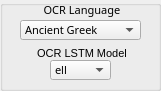
   <widget class="QGroupBox" name="OCRgroupBox">
    <property name="geometry">
     <rect>
      <x>590</x>
      <y>470</y>
      <width>161</width>
      <height>91</height>
     </rect>
    </property>
    <property name="toolTip">
     <string>OCR  Language Group</string>
    </property>
    <property name="title">
     <string/>
    </property>
    <widget class="QComboBox" name="OCRlangComboBox">
     <property name="geometry">
      <rect>
       <x>20</x>
       <y>20</y>
       <width>121</width>
       <height>20</height>
      </rect>
     </property>
     <property name="font">
      <font>
       <family>FROMVS</family>
       <pointsize>8</pointsize>
      </font>
     </property>
     <property name="toolTip">
      <string>Select OCR language</string>
     </property>
     <property name="locale">
      <locale language="English" country="UnitedStates"/>
     </property>
     <property name="editable">
      <bool>false</bool>
     </property>
     <item>
      <property name="text">
       <string>Ancient Greek</string>
      </property>
     </item>
     <item>
      <property name="text">
       <string>Middle Greek</string>
      </property>
     </item>
     <item>
      <property name="text">
       <string>Modern Greek</string>
      </property>
     </item>
     <item>
      <property name="text">
       <string>Hebrew</string>
      </property>
     </item>
     <item>
      <property name="text">
       <string>Latin</string>
      </property>
     </item>
    </widget>
    <widget class="QLabel" name="OCRlanglabel">
     <property name="geometry">
      <rect>
       <x>40</x>
       <y>0</y>
       <width>81</width>
       <height>20</height>
      </rect>
     </property>
     <property name="font">
      <font>
       <family>FROMVS</family>
       <pointsize>8</pointsize>
      </font>
     </property>
     <property name="toolTip">
      <string>OCR Language Group</string>
     </property>
     <property name="text">
      <string> OCR Language</string>
     </property>
     <property name="alignment">
      <set>Qt::AlignCenter</set>
     </property>
    </widget>
    <widget class="QLabel" name="OCRModellabel">
     <property name="geometry">
      <rect>
       <x>30</x>
       <y>40</y>
       <width>101</width>
       <height>20</height>
      </rect>
     </property>
     <property name="font">
      <font>
       <pointsize>8</pointsize>
      </font>
     </property>
     <property name="toolTip">
      <string>Select OCR LSTM model</string>
     </property>
     <property name="text">
      <string> OCR LSTM Model</string>
     </property>
     <property name="alignment">
      <set>Qt::AlignBottom|Qt::AlignHCenter</set>
     </property>
    </widget>
    <widget class="QComboBox" name="OCRModelComboBox">
     <property name="geometry">
      <rect>
       <x>50</x>
       <y>60</y>
       <width>61</width>
       <height>20</height>
      </rect>
     </property>
     <property name="font">
      <font>
       <family>FROMVS</family>
       <pointsize>8</pointsize>
      </font>
     </property>
     <property name="toolTip">
      <string>Select OCR language model</string>
     </property>
     <property name="locale">
      <locale language="English" country="UnitedStates"/>
     </property>
     <property name="editable">
      <bool>false</bool>
     </property>
     <item>
      <property name="text">
       <string>ell</string>
      </property>
     </item>
     <item>
      <property name="text">
       <string>grc</string>
      </property>
     </item>
     <item>
      <property name="text">
       <string>feg</string>
      </property>
     </item>
     <item>
      <property name="text">
       <string>heb</string>
      </property>
     </item>
     <item>
      <property name="text">
       <string>feh</string>
      </property>
     </item>
     <item>
      <property name="text">
       <string>lat</string>
      </property>
     </item>
     <item>
      <property name="text">
       <string>fel</string>
      </property>
     </item>
    </widget>
   </widget>
